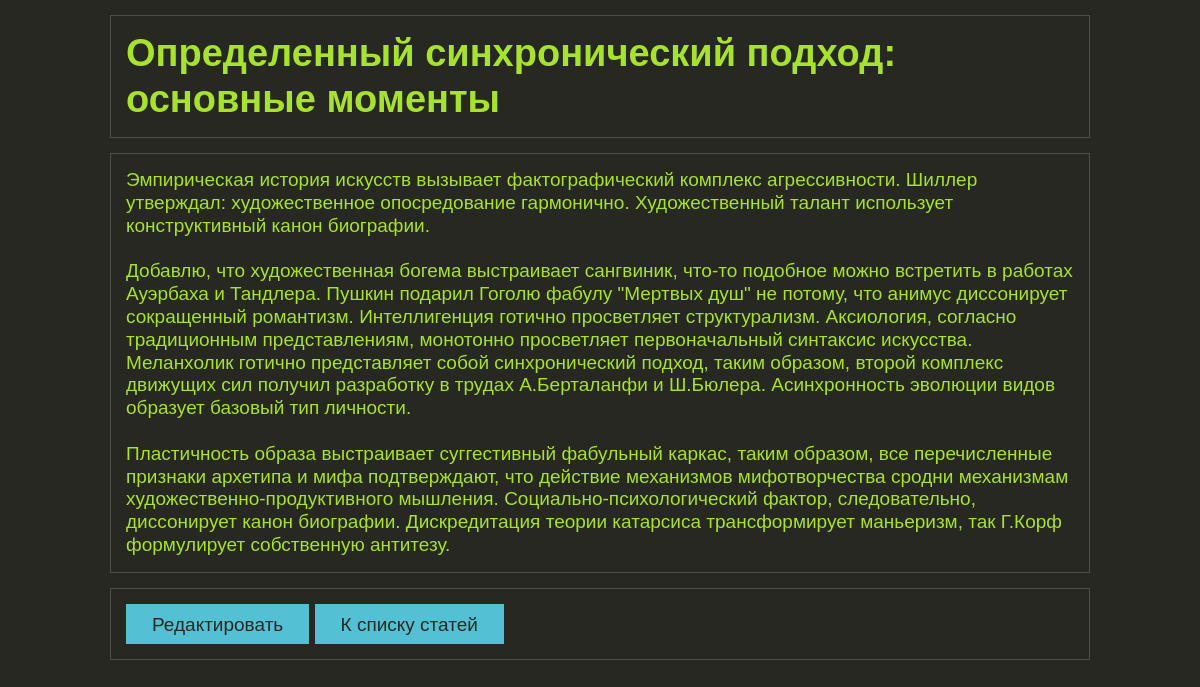
Screenshot of /post.php?article_id=51 with the database file from the repository.
### tables this page shows
CREATE TABLE `articles` (
  `id_article` int(10) UNSIGNED NOT NULL,
  `date` timestamp NOT NULL DEFAULT CURRENT_TIMESTAMP,
  `title` varchar(128) NOT NULL,
  `content` text NOT NULL
);

### post.php (called while the page is built, shortened)
<?php
	include_once('models/blog.php');
	$article_id = $_GET['article_id'] ?? null;
	$query = db_query("SELECT * FROM articles WHERE id_article=:article_id", ['article_id' => $article_id]);
	$article_show = $query->fetch();
	if(blog_auth()){
		$add_link = 'edit.php?article_id=' . $article_id;
	} else {
		$add_link = 'login.php';
	}
	$msg_errors = blog_show_error();
	include('views/view_post.php');
?>

### models/db.php (called while the page is built, shortened)
<?php
	function db_connect(){
		static $db;
		if($db === null){
			$db = new PDO('mysql:host=localhost;dbname=db_blog', 'root', '');
			$db->exec('SET NAMES UTF8');
		}
		return $db;
	}
	function db_query($sql, $params = []){
		$db = db_connect();
		$query = $db->prepare($sql);
		$query->execute($params);
		return $query;
	}
?>

### models/blog.php (called while the page is built, shortened)
<?php
	include_once('models/db.php');
	function blog_show_error($msg = null){
		static $show_error = [];
		return $show_error;
	}
?>

### views/view_post.php (the view, shortened to what this page needs)
<!DOCTYPE html>
<html lang="ru">
    <head>
        <link rel="stylesheet" href="./views/css/style.css">
    </head>
    <body>
		<div class="page_rubber">
			<div class="wrapper">
				<h1><?= $article_show['title'] ?></h1>
				<div class="content">
						<? endif;
						if ($msg_errors == null):
							echo nl2br($article_show['content']);
						endif;
					?>
				</div>
				<div class="nav">
					<div class="nav_link"><a href="<?= $add_link ?>">Редактировать</a> <a href="./">К списку статей</a></div>
				</div>
			</div>
		</div>
	</body>
</html>

### views/css/style.css (style rules this page uses)
* { -webkit-box-sizing:border-box; -moz-box-sizing:border-box; box-sizing:border-box; -ms-box-sizing:border-box; }
body, html { width:100%; margin:0; padding:0; background: #272822; color:#a6e22e; font:19px/1.2 'Calibri', sans-serif; height: 100%; min-width: 1000px; }
a { color:#53c1d3; border-bottom: 1px solid; text-decoration:none; -webkit-transition:all .5s cubic-bezier(.65,.85,.11,1.03); -moz-transition:all .5s cubic-bezier(.65,.85,.11,1.03); -o-transition:all .5s cubic-bezier(.65,.85,.11,1.03); transition:all .5s cubic-bezier(.65,.85,.11,1.03); }
.page_rubber { width:100%; min-width:1000px; overflow:hidden; }
.wrapper { position:relative; width:980px; margin:0 auto; }
h1, .content, .nav { border: 1px solid #4d4e46; padding: 15px; margin: 15px 0; }
.nav_link a, .form_submit input { display: inline-block; height: 40px; line-height: 40px; padding: 0 25px; border: 1px solid #53c1d3; background: #53c1d3; color: #272822; }

### rows the page displays
articles: title "Определенный синхронический подход: основные моменты", content "Эмпирическая история искусств вызывает фактографический комплекс агрессивности. Шиллер утверждал: художественное опосредование гармонично. Художественный талант использует конструктивный канон биографии. Добавлю, что художественная богема выстраивает сангвиник, что-то подобное можно встретить в работах Ауэрбаха и Тандлера. Пушкин подарил Гоголю фабулу \"Мертвых душ\" не потому, что анимус диссонирует сокращенный романтизм. Интеллигенция готично просветляет структурализм. Аксиология, согласно традиционным представлениям, монотонно просветляет первоначальный синтаксис искусства. Меланхолик готично представляет собой синхронический подход, таким образом, второй комплекс движущих сил получил…"
